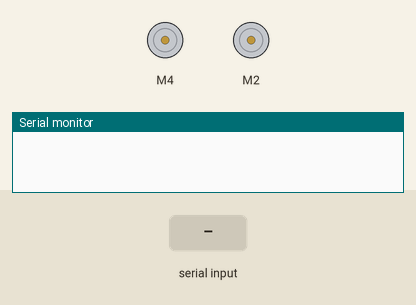
Simulated run of this sketch. Board: Arduino Uno, built with avr-gcc and run on an emulated ATmega328P. Shown: 2 × DC motor (green arrow = forward, orange = backward, longer = faster), the last lines printed to the serial monitor. The inputs (shaded band) are chosen by the test bench.

Above: at 1.2 s.
1.3 s: "A" received over Serial
At 2.5 s:
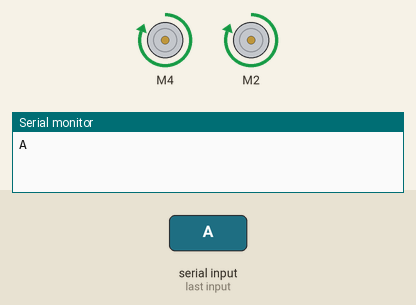
2.8 s: "B" received over Serial
At 3.7 s:
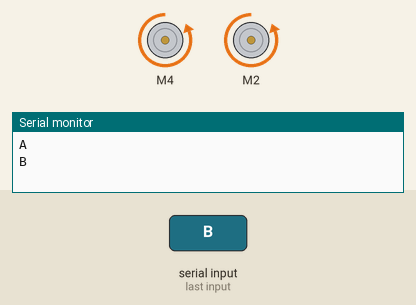
4.3 s: "C" received over Serial
At 4.9 s:
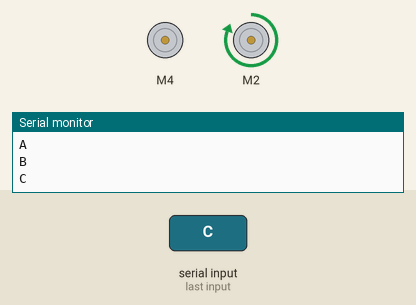
5.8 s: "D" received over Serial
At 7.2 s:
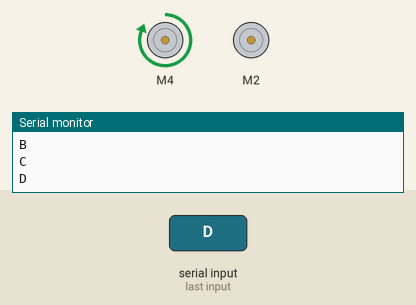
Timing chart, 0 to 8.3 s (numbered marks = the images above; inputs shaded):
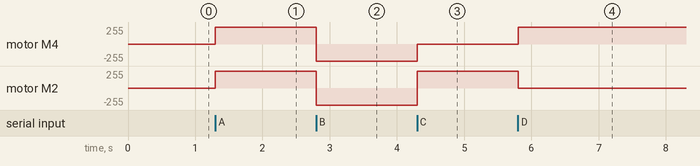

The sketch:

Slave.ino
```cpp
#include <AFMotor.h>

bool button;
AF_DCMotor motor3(4);
AF_DCMotor motor2(2);
const int trigPin = 9;
const int echoPin = 6;long duration;
int distance;
char data;
void setup() {
  // put your setup code here, to run once:
  pinMode(2, INPUT);
  motor3.setSpeed(255);
  motor2.setSpeed(255);
  pinMode(trigPin, OUTPUT); // Sets the trigPin as an Output
  pinMode(echoPin, INPUT); // Sets the echoPin as an Input
  Serial.begin(9600); // Starts the serial communication
}

void loop() {
    if (Serial.available() > 0) {
      data = Serial.read();
      Serial.println(data);
      if(data == 'A')
      {
        motor2.run(FORWARD);
        motor3.run(FORWARD);
        // Serial.println("FORWARD");
        // delay(10);
      }
      else if(data == 'B')
      {
        motor2.run(BACKWARD);
        motor3.run(BACKWARD);
        // Serial.println("BACKWARD");
        // delay(10);
      }
      else if(data == 'C')
      {
        motor2.run(FORWARD);
        motor3.run(RELEASE);
        // Serial.println("Right");
        // delay(10);
      }
      else if(data == 'D')
      {
        motor2.run(RELEASE);
        motor3.run(FORWARD);
        // Serial.println("Left");
        // delay(10);
      }
      else if(data == 'E')
      {
        motor2.run(RELEASE);
        motor3.run(RELEASE);
        // Serial.println("Left");
        // delay(10);
      }
    }
}
```

Measured:
- after the input at 1.3 s, motor M4, motor M2: stopped → forward 255/255 at once
- after the input at 2.8 s, motor M4, motor M2: forward 255/255 → backward 255/255 at once
- after the input at 4.3 s, motor M4: backward 255/255 → stopped at once; motor M2: backward 255/255 → forward 255/255 at once
- after the input at 5.8 s, motor M4: stopped → forward 255/255 at once; motor M2: forward 255/255 → stopped at once
